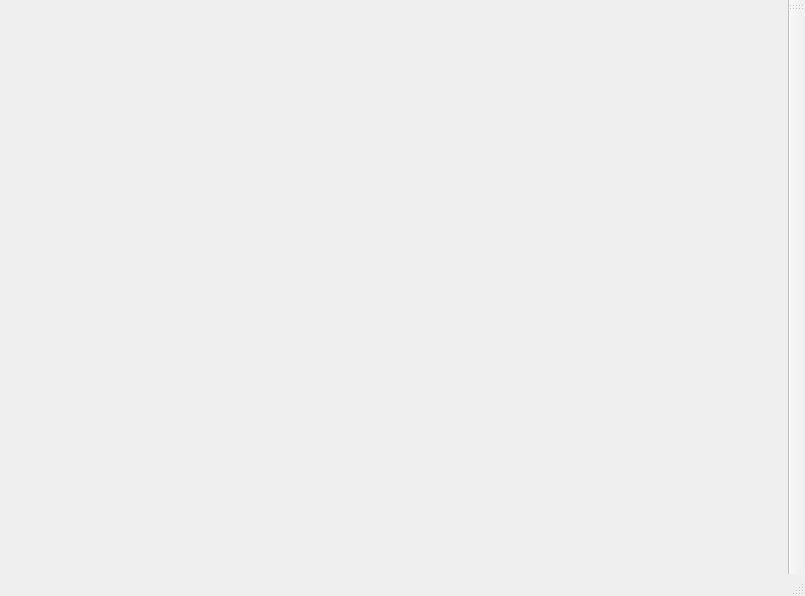
<?xml version="1.0" encoding="UTF-8"?>
<ui version="4.0">
 <class>MainWindow</class>
 <widget class="QMainWindow" name="MainWindow">
  <property name="geometry">
   <rect>
    <x>0</x>
    <y>0</y>
    <width>805</width>
    <height>596</height>
   </rect>
  </property>
  <property name="minimumSize">
   <size>
    <width>0</width>
    <height>0</height>
   </size>
  </property>
  <property name="windowTitle">
   <string>MainWindow</string>
  </property>
  <widget class="QWidget" name="centralwidget"/>
  <widget class="QMenuBar" name="menubar">
   <property name="geometry">
    <rect>
     <x>0</x>
     <y>0</y>
     <width>805</width>
     <height>26</height>
    </rect>
   </property>
  </widget>
  <widget class="QStatusBar" name="statusbar"/>
  <widget class="QToolBar" name="toolBar">
   <property name="baseSize">
    <size>
     <width>100</width>
     <height>100</height>
    </size>
   </property>
   <property name="windowTitle">
    <string>toolBar</string>
   </property>
   <attribute name="toolBarArea">
    <enum>RightToolBarArea</enum>
   </attribute>
   <attribute name="toolBarBreak">
    <bool>false</bool>
   </attribute>
  </widget>
 </widget>
 <resources/>
 <connections/>
 <slots>
  <slot>PlaylistButtonClicked()</slot>
  <slot>PlaylistSubMenuButtonReleased()</slot>
 </slots>
</ui>
